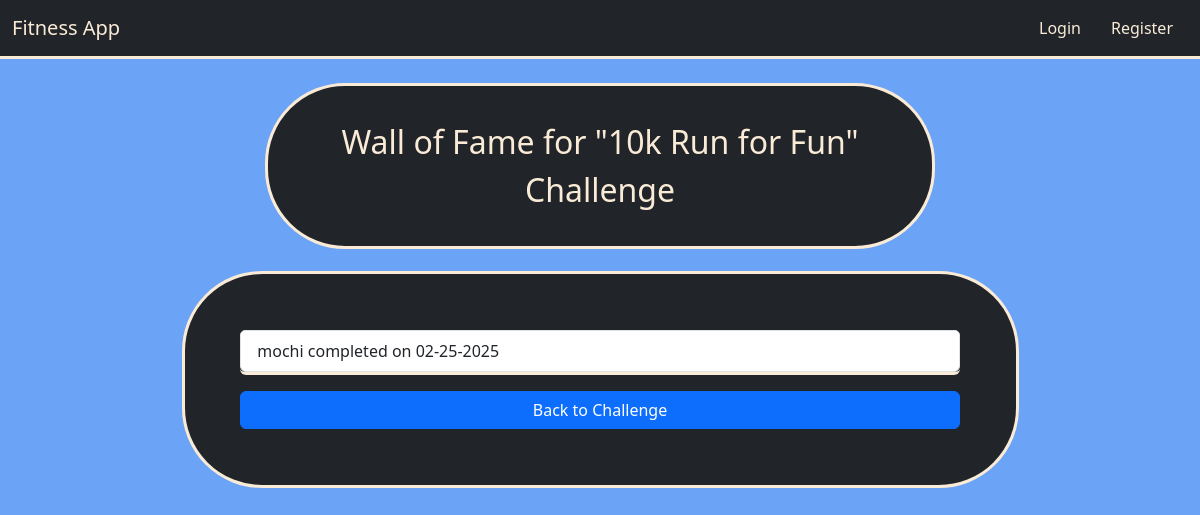
Page /2/wall_of_fame on the committed database.
### models.py (models this page shows)
class Challenge(db.Model):
    id = db.Column(db.Integer, primary_key=True)
    user_id = db.Column(db.Integer, db.ForeignKey('user.id'), nullable=True)
    challenge_type = db.Column(db.String(80), nullable=False)
    image = db.Column(db.String(200), nullable=True)
    description = db.Column(db.Text, nullable=False)
    tags = db.Column(db.String(200), nullable=True)
    created_at = db.Column(db.DateTime, default=func.now())
    goals = db.relationship('Goal', backref='challenge', lazy=True, cascade="all, delete-orphan")
    badges = db.relationship('ChallengeBadge', backref='challenge', lazy=True, cascade="all, delete-orphan")
    chat_messages = db.relationship('ChatMessage', backref='challenge', lazy=True, cascade="all, delete-orphan")
    statuses = db.relationship('UserChallengeStatus', backref='challenge', lazy=True, cascade="all, delete-orphan")
    completions = db.relationship('CompletedChallenge', backref='challenge', lazy=True, cascade="all, delete-orphan")
    favorites = db.relationship('Favorite', backref='challenge', lazy=True, cascade="all, delete-orphan")

class CompletedChallenge(db.Model):
    id = db.Column(db.Integer, primary_key=True)
    user_id = db.Column(db.Integer, db.ForeignKey('user.id'), nullable=False)
    challenge_id = db.Column(db.Integer, db.ForeignKey('challenge.id'), nullable=False)
    completed_at = db.Column(db.DateTime, default=datetime.utcnow)
    fully_completed = db.Column(db.Boolean, default=False)  # New flag

class User(db.Model):
    id = db.Column(db.Integer, primary_key=True)
    username = db.Column(db.String(80), unique=True, nullable=False)
    email = db.Column(db.String(120), nullable=False)
    password = db.Column(db.String(128), nullable=False)
    challenges = db.relationship('Challenge', backref='creator', lazy=True)
    chat_messages = db.relationship('ChatMessage', backref='user', lazy=True)
    statuses = db.relationship('UserChallengeStatus', backref='user', lazy=True)
    completed_challenges = db.relationship('CompletedChallenge', backref='user', lazy=True)
    favorites = db.relationship('Favorite', backref='user', lazy=True)

### routes/challenge_routes.py (the view)
@challenge_bp.route('/<int:challenge_id>/wall_of_fame')
def wall_of_fame(challenge_id):
    challenge_obj = Challenge.query.get(challenge_id)
    if not challenge_obj:
        flash('Challenge not found.')
        return redirect(url_for('challenge_bp.index'))
    wall_entries = CompletedChallenge.query.filter_by(challenge_id=challenge_id, fully_completed=True)\
                    .order_by(CompletedChallenge.completed_at.desc()).all()
    return render_template('challenge_wall_of_fame.html', wall_entries=wall_entries, challenge=challenge_obj)

### templates/challenge_wall_of_fame.html
{% extends "layout.html" %}
{% block content %}
  <div class="container titles">
    <p class="headers">Wall of Fame for "{{ challenge.challenge_type }}" Challenge</p>
  </div>
  <div class="card content gap border-3">
    <ul class="list-group">
      {% for entry in wall_entries %}
        <li class="list-group-item">
          {{ entry.user.username }} completed on {{ entry.completed_at.strftime('%m-%d-%Y') }}
        </li>
      {% else %}
        <li class="list-group-item">No completions yet.</li>
      {% endfor %}
    </ul>
    <a href="{{ url_for('challenge_bp.challenge', challenge_id=challenge.id) }}" class="btn btn-primary mt-3">
      Back to Challenge
    </a>
  </div>
{% endblock %}

### static/css/main.css (style rules this page uses)
body { background-color:rgb(107, 163, 247); }
.titles { color: antiquewhite; margin: auto; width: 60%; background-color: #212529; border-style: solid; border-color: antiquewhite; border-radius: 5em; }
.titles .headers { padding: 5%; margin: auto; text-align: center; font-size: 2em; }
.content { color: antiquewhite; padding: 5%; margin: 2% auto; width: 75%; background-color: #212529; border-style: solid; border-color: antiquewhite; border-radius: 5em; }

### rows in the picture
Challenge: challenge_type "10k Run for Fun"
CompletedChallenge: user.username "mochi", completed_at "02-25-2025"
